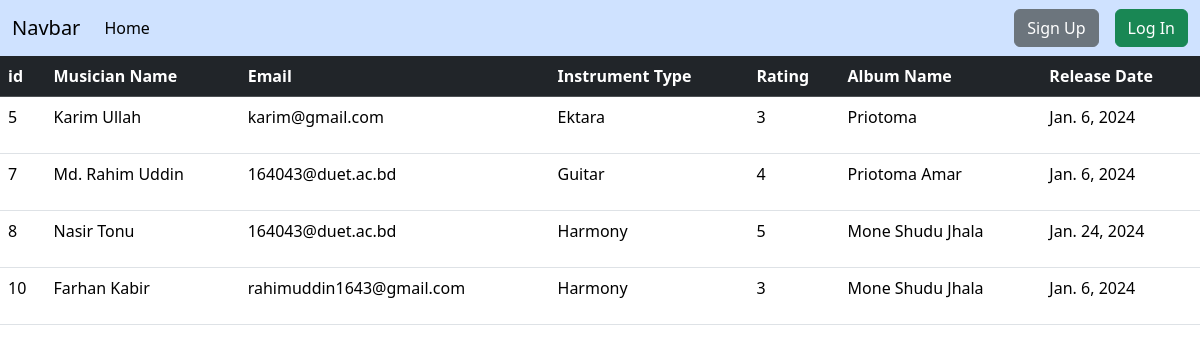
The page / on the database its author committed.
### album/models.py (models this page shows)
class AlbumModel(models.Model):
    Rating=[
        ('1','One'),
        ('2','Two'),
        ('3','Three'),
        ('4','Four'),
        ('5','Five'),
    ]
    Name=models.CharField(max_length=200)
    Rating=models.CharField(max_length=10,choices=Rating)
    ReleaseDate=models.DateField()
    MusicianName=models.ForeignKey(to=MusicianModel,on_delete=models.CASCADE,related_name='musician')

### musician/models.py (models this page shows, shortened)
class MusicianModel(models.Model):
    instrument_type=[
        ('Guitar','Guitar'),
        ('Tabla','Tabla'),
        ('Harmony','Harmony'),
        ('Behala','Behala'),
        ('Ektara','Ektara'),
    ]
    FirstName=models.CharField(max_length=100,unique=True)
    LastName=models.CharField(max_length=100)
    Email=models.EmailField(max_length=100)
    PhoneNumber=PhoneNumberField(default='+880')
    IntrumentType=models.CharField(max_length=100,choices=instrument_type)

### PracticeDayTwo/views.py (the view)
# urls.py: 2. Add a URL to urlpatterns:  path('', views.home, name='home')
def home(request):
    data=AlbumModel.objects.all()
    return render(request,'home.html',{'data':data})

### templates/home.html (shortened to what this page needs)
{% extends "base.html" %}
{% block content %}
<table class="table">
    <thead>
            <tr class='table-dark text-white'>
              <th scope="col">id</th>
              <th scope="col">Musician Name</th>
              <th scope="col">Email</th>
              <th scope="col">Instrument Type</th>
              <th scope="col">Rating</th>
              <th scope="col">Album Name</th>
              <th scope="col">Release Date</th>
            </tr>
    </thead>
    <tbody>
        {% for value  in data  %}
      <tr>
        <td>{{value.id}}</td>
        {% if request.user.is_authenticated %}
        <td >
          <a class='btn btn-secondary' href="{% url "edit_musician" value.MusicianName.id %}">
            {{value.MusicianName.FirstName}} {{value.MusicianName.LastName}}
          </a>
      </td>
      {% else %}
      <td >
         <p>{{value.MusicianName.FirstName}} {{value.MusicianName.LastName}}</p>
      </td>
        {% endif %}
        <td>{{value.MusicianName.Email}}</td>
        <td>{{value.MusicianName.IntrumentType}}</td>
        <td>{{value.Rating}}</td>
        <td>{{value.Name}}</td>
        <td>{{value.ReleaseDate}}</td>
      </tr>
      {% endfor %}
    </tbody>
  </table>
{% endblock content %}

### templates/base.html (shortened to what this page needs)
<!doctype html>
<html lang="en">
  <head>
    <link href="https://cdn.jsdelivr.net/npm/bootstrap@5.3.2/dist/css/bootstrap.min.css" rel="stylesheet">
  </head>
  <body>
    <nav class="navbar navbar-expand-lg bg-primary-subtle">
        <div class="container-fluid">
          <a class="navbar-brand" href="#">Navbar</a>
          <div class="collapse navbar-collapse" id="navbarSupportedContent">
            <ul class="navbar-nav me-auto mb-2 mb-lg-0">
              <li class="nav-item">
                <a class="nav-link active" aria-current="page" href="{% url "home" %}">Home</a>
              </li>
            </ul>
          </div>
          <div class='d-flex'>
            <ul class="navbar-nav me-auto mb-2 mb-lg-0">
                {% if request.user.is_authenticated %}
                  <li class='nav-item'>
                    {% comment %} <a class='btn btn-danger' href="{% url "logout" %}">Log Out</a> {% endcomment %}
                    <a class='btn btn-danger' href="{% url "logout" %}">Log Out</a>
                  </li>
                {% else %}
                  <li class='nav-item'>
                    <a class='btn btn-secondary mx-3' href="{% url "signup" %}">Sign Up</a>
                  </li>
                  <li class='nav-item'>
                    <a class='btn btn-success' href="{% url "login" %}"> Log In</a>
                  </li>
                {% endif %}
            </ul>
          </div>
        </div>
      </nav>
      {% block content %}{% endblock content %}
  </body>
</html>

### rows shown on the page
AlbumModel: id "5", MusicianName.FirstName "Karim", MusicianName.LastName "Ullah", MusicianName.Email "karim@gmail.com", MusicianName.IntrumentType "Ektara", Rating "3", Name "Priotoma", ReleaseDate "Jan. 6, 2024"
AlbumModel: id "7", MusicianName.FirstName "Md. Rahim", MusicianName.LastName "Uddin", MusicianName.Email "164043@duet.ac.bd", MusicianName.IntrumentType "Guitar", Rating "4", Name "Priotoma Amar", ReleaseDate "Jan. 6, 2024"
AlbumModel: id "8", MusicianName.FirstName "Nasir", MusicianName.LastName "Tonu", MusicianName.Email "164043@duet.ac.bd", MusicianName.IntrumentType "Harmony", Rating "5", Name "Mone Shudu Jhala", ReleaseDate "Jan. 24, 2024"
AlbumModel: id "10", MusicianName.FirstName "Farhan", MusicianName.LastName "Kabir", MusicianName.Email "rahimuddin1643@gmail.com", MusicianName.IntrumentType "Harmony", Rating "3", Name "Mone Shudu Jhala", ReleaseDate "Jan. 6, 2024"
